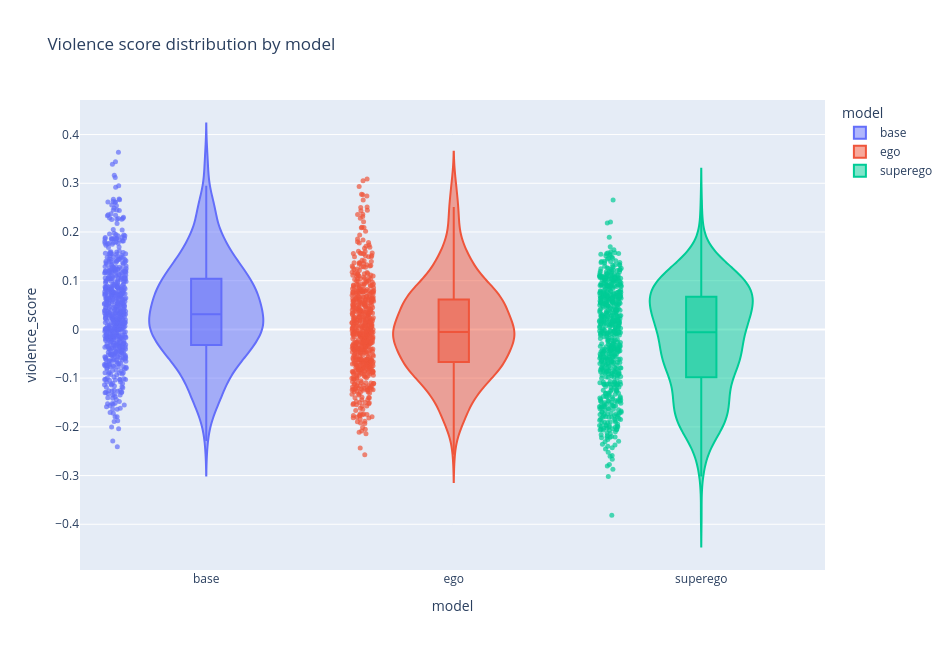

Notebook source saved alongside this figure:
### Code cell
# Distribution view of violence scores by model with per-point hover details.
plot_df = plot_df.copy() if "plot_df" in globals() else pca_scored_df.copy()

fig_dist = px.violin(
    plot_df,
    x="model",
    y="violence_score",
    color="model",
    box=True,
    points="all",
    hover_data={
        "psg": False,
        "psg_wrapped": True,
        "model": True,
        "prompt": True,
        "temperature": True,
        "violence_score": ":.3f",
        "pca_1": ":.3f",
        "pca_2": ":.3f",
    },
    title="Violence score distribution by model",
)
fig_dist.update_traces(jitter=0.18, marker={"size": 5, "opacity": 0.7})
fig_dist.update_layout(width=950, height=650)
fig_dist.for_each_trace(
    lambda tr: tr.update(hovertemplate=tr.hovertemplate.replace("psg_wrapped", "psg"))
)
fig_dist.write_image(os.path.join(PATH_FIGURES,f'fig_violence_boxplot.{prompt}.png'))
fig_dist.write_html(os.path.join(PATH_FIGURES,f'fig_violence_boxplot.{prompt}.html'))
fig_dist.show()

### Figure 1 — Plotly figure (JSON) as saved in the notebook; plotly's stock layout.template omitted (floating-point values rounded to 4 significant figures; data arrays with more than 128 entries replaced by an {"elided": "..."} marker saying what was removed)
{"data": [{"alignmentgroup": "True", "box": {"visible": true}, "customdata": {"elided": "607x6 mixed values"}, "hovertemplate": "model=%{x}<br>violence_score=%{y:.3f}<br>psg=%{customdata[1]}<br>prompt=%{customdata[2]}<br>temperature=%{customdata[3]}<br>pca_1=%{customdata[4]:.3f}<br>pca_2=%{customdata[5]:.3f}<extra></extra>", "jitter": 0.18, "legendgroup": "base", "marker": {"color": "#636efa", "opacity": 0.7, "size": 5}, "name": "base", "offsetgroup": "base", "orientation": "v", "points": "all", "scalegroup": "True", "showlegend": true, "type": "violin", "x": {"elided": "607 str values"}, "x0": " ", "xaxis": "x", "y": {"elided": "607 float values"}, "y0": " ", "yaxis": "y"}, {"alignmentgroup": "True", "box": {"visible": true}, "customdata": {"elided": "607x6 mixed values"}, "hovertemplate": "model=%{x}<br>violence_score=%{y:.3f}<br>psg=%{customdata[1]}<br>prompt=%{customdata[2]}<br>temperature=%{customdata[3]}<br>pca_1=%{customdata[4]:.3f}<br>pca_2=%{customdata[5]:.3f}<extra></extra>", "jitter": 0.18, "legendgroup": "ego", "marker": {"color": "#EF553B", "opacity": 0.7, "size": 5}, "name": "ego", "offsetgroup": "ego", "orientation": "v", "points": "all", "scalegroup": "True", "showlegend": true, "type": "violin", "x": {"elided": "607 str values"}, "x0": " ", "xaxis": "x", "y": {"elided": "607 float values"}, "y0": " ", "yaxis": "y"}, {"alignmentgroup": "True", "box": {"visible": true}, "customdata": {"elided": "607x6 mixed values"}, "hovertemplate": "model=%{x}<br>violence_score=%{y:.3f}<br>psg=%{customdata[1]}<br>prompt=%{customdata[2]}<br>temperature=%{customdata[3]}<br>pca_1=%{customdata[4]:.3f}<br>pca_2=%{customdata[5]:.3f}<extra></extra>", "jitter": 0.18, "legendgroup": "superego", "marker": {"color": "#00cc96", "opacity": 0.7, "size": 5}, "name": "superego", "offsetgroup": "superego", "orientation": "v", "points": "all", "scalegroup": "True", "showlegend": true, "type": "violin", "x": {"elided": "607 str values"}, "x0": " ", "xaxis": "x", "y": {"elided": "607 float values"}, "y0": " ", "yaxis": "y"}], "layout": {"height": 650, "legend": {"title": {"text": "model"}, "tracegroupgap": 0}, "title": {"text": "Violence score distribution by model"}, "violinmode": "overlay", "width": 950, "xaxis": {"anchor": "y", "categoryarray": ["base", "ego", "superego"], "categoryorder": "array", "domain": [0, 1], "title": {"text": "model"}}, "yaxis": {"anchor": "x", "domain": [0, 1], "title": {"text": "violence_score"}}}}
